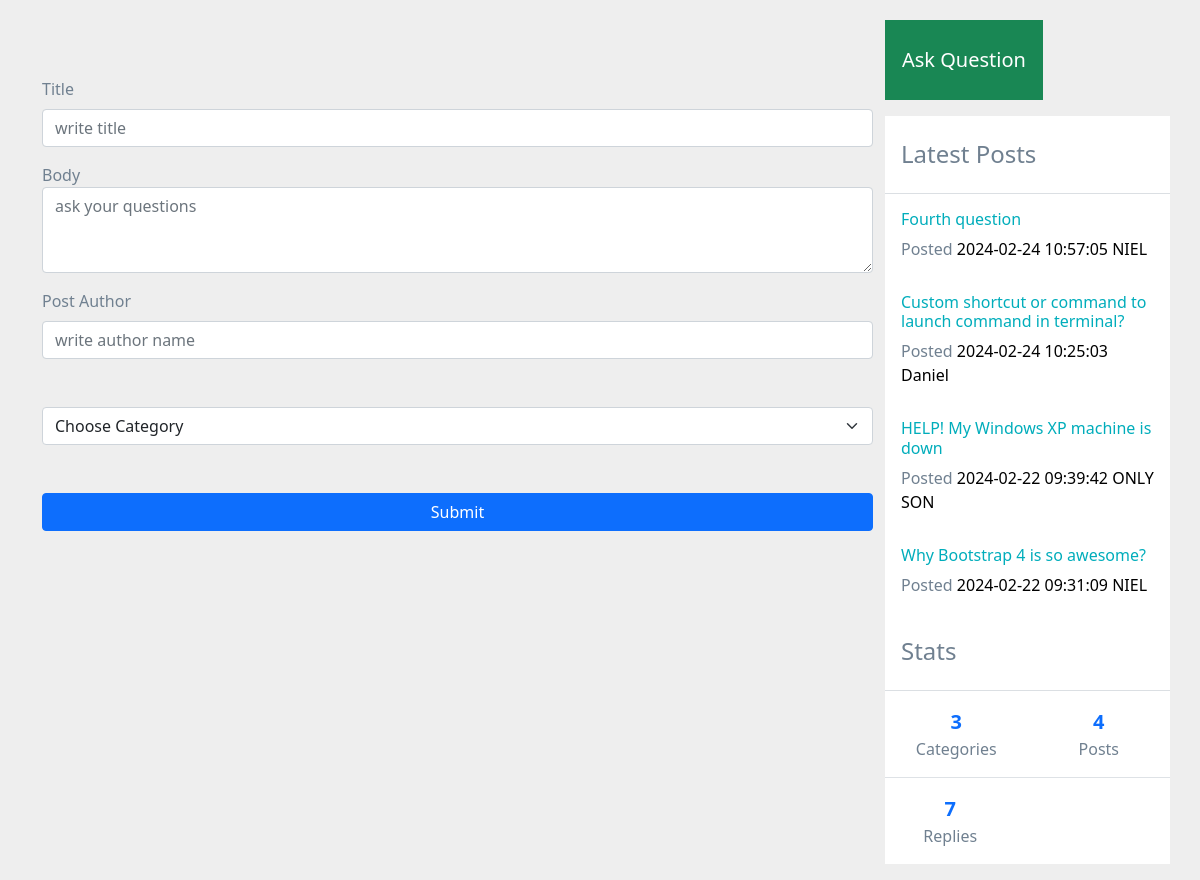
The app's page /create-post.php with its own data.
### tables this page shows
CREATE TABLE `posts` (
  `id` int(9) NOT NULL,
  `title` varchar(200) NOT NULL,
  `body` text NOT NULL,
  `author` varchar(200) NOT NULL,
  `category` varchar(200) NOT NULL,
  `created_at` timestamp NOT NULL DEFAULT current_timestamp()
);

### create-post.php (the view, shortened to what this page needs)
<?php include "includes/header.php"; ?>
<?php include "config/config.php"; ?>
<div class="container">
  <div class="row">
    <div style="margin-top: 57px;" class="col-lg-9 mb-3">
      <form method="POST" action="create-post.php">
        <div class="mb-3">
          <label for="exampleInputEmail1" class="form-label">Title </label>
          <input type="text" placeholder="write title" name="title" class="form-control" id="exampleInputEmail1"
            aria-describedby="emailHelp">
        </div>
        <div class="form-group mb-3">
          <label for="exampleFormControlTextarea1">Body</label>
          <textarea class="form-control" placeholder="ask your questions" name="body" rows="3"></textarea>
        </div>
        <div class="mb-3">
          <label for="exampleInputPassword1" class="form-label">Post Author</label>
          <input type="text" placeholder="write author name" name="author" class="form-control"
            id="exampleInputPassword1">
        </div>
        <select name="category" class="form-select mb-5 mt-5" aria-label="Default select example">
          <option selected>Choose Category</option>
        </select>
        <button type="submit" name="submit" class="btn btn-primary w-100">Submit</button>
      </form>
    </div>
    <?php include "includes/sidebar.php"; ?>

### includes/sidebar.php (shortened to what this page needs)
<?php
$select = $conn->query("SELECT * FROM posts ORDER BY created_at DESC LIMIT 0, 4");
$allPost = $select->fetchAll(PDO::FETCH_OBJ);
$selectCategory = $conn->query("SELECT count(*) AS category FROM categories");
$allCategories = $selectCategory->fetch(PDO::FETCH_OBJ);
$selectReply = $conn->query("SELECT count(*) AS reply FROM replies");
$allReplies = $selectReply->fetch(PDO::FETCH_OBJ);
?>
<div class="col-lg-3 mb-4 mb-lg-0 px-lg-0 mt-lg-0">
  <div
    data-settings="{&quot;parent&quot;:&quot;#content&quot;,&quot;mind&quot;:&quot;#header&quot;,&quot;top&quot;:10,&quot;breakpoint&quot;:992}"
    data-toggle="sticky" class="sticky" style="top: 85px;">
    <div class="sticky-inner">
      <a class="btn btn-lg btn-block btn-success rounded-0 py-4 mb-3 bg-op-6 roboto-bold"
        href="<?= APPURL ?>create-post.php">Ask Question</a>
      <div class="bg-white mb-3">
        <h4 class="px-3 py-4 op-5 m-0">
          Latest Posts
        </h4>
        <hr class="m-0">
        <?php foreach ($allPost as $post): ?>
          <div class="pos-relative px-3 py-3">
            <h6 class="text-primary text-sm">
              <a href="single.php?id=<?= $post->id; ?>" class="text-primary">
                <?= $post->title; ?>
              </a>
            </h6>
            <p class="mb-0 text-sm"><span class="op-6">Posted</span> <a class="text-black" href="#">
                <?= $post->created_at; ?>
              </a> <span class="op-6"></span> <a class="text-black" href="#">
                <?= $post->author; ?>
              </a></p>
          </div>
        <?php endforeach; ?>
        <div class="bg-white text-sm">
          <h4 class="px-3 py-4 op-5 m-0 roboto-bold">
            Stats
          </h4>
          <hr class="my-0">
          <div class="row text-center d-flex flex-row op-7 mx-0">
            <div class="col-sm-6 flex-ew text-center py-3 border-bottom border-right"> <a
                class="d-block lead font-weight-bold" href="#"><?= $allCategories->category;?></a> Categories </div>
            <div class="col-sm-6 col flex-ew text-center py-3 border-bottom mx-0"> <a
                class="d-block lead font-weight-bold" href="#"><?= count($allPost);?></a> Posts </div>
          </div>
          <div class="row d-flex flex-row op-7">
            <div class="col-sm-6 flex-ew text-center py-3 border-right mx-0"> <a class="d-block lead font-weight-bold"
                href="#"><?= $allReplies->reply;?></a> Replies </div>
        </div>
      </div>
    </div>
  </div>
</div>
</div>
</body>
</html>

### style.css (style rules this page uses)
body { margin-top:20px; background:#eee; color: #708090; }
a { text-decoration:none; }
.text-primary, a.text-primary:focus, a.text-primary:hover { color: #00ADBB!important; }
.text-black, .text-hover-black:hover { color: #000 !important; }
.font-weight-bold { font-weight: 700 !important; }

### records on screen
posts: title "Fourth question", created_at "2024-02-24 10:57:05", author "NIEL"
posts: title "Custom shortcut or command to launch command in terminal?", created_at "2024-02-24 10:25:03", author "Daniel"
posts: title "HELP! My Windows XP machine is down", created_at "2024-02-22 09:39:42", author "ONLY SON"
posts: title "Why Bootstrap 4 is so awesome?", created_at "2024-02-22 09:31:09", author "NIEL"

### other values on screen
$allCategories->category "3"
count($allPost) "4"
$allReplies->reply "7"
